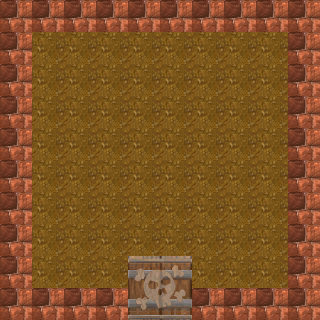

A level layout from a 2D game, rendered from its tile map. Below: a short description, then the map file with tile-grid data replaced by summaries:
An orthogonal 10x10 tile map with 32x32 px tiles, 1 tile layer (Tile Layer 1).

<map version="1.2" tiledversion="1.3.2" orientation="orthogonal" renderorder="right-down" compressionlevel="-1" width="10" height="10" tilewidth="32" tileheight="32" infinite="0" nextlayerid="2" nextobjectid="1">
 <tileset firstgid="1" name="terrain" tilewidth="32" tileheight="32" tilecount="1024" columns="32">
  <image source="../img/terrain.png" width="1024" height="1024" />
 </tileset>
 <layer id="1" name="Tile Layer 1" width="10" height="10">
  <data>[100 cells, 100 non-empty, 6 distinct tile ids]</data>
 </layer>
</map>
